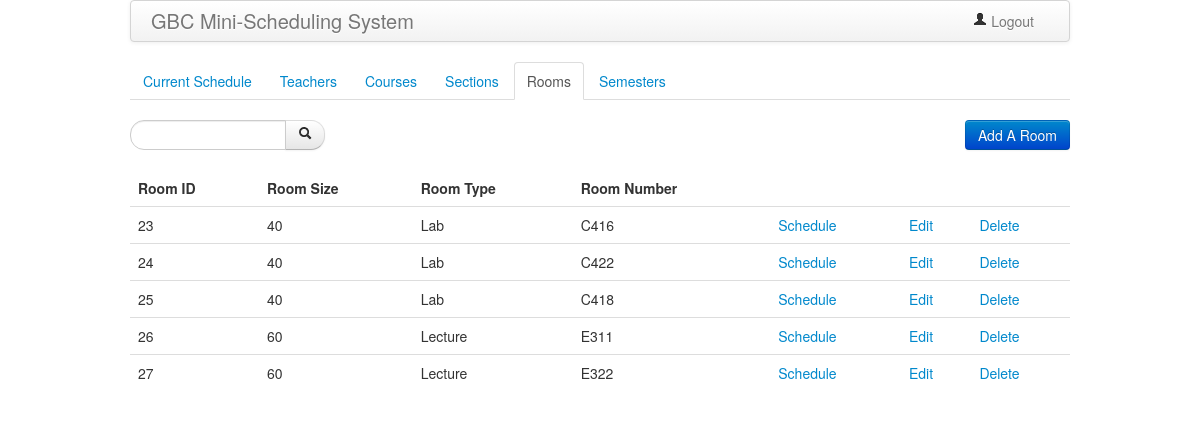
Screenshot of /rooms.php (signed in) with the database file from the repository.
### tables this page shows
CREATE TABLE `room_t` (
  `room_id` int(32) NOT NULL AUTO_INCREMENT,
  `room_size` int(11) DEFAULT NULL,
  `room_type` varchar(45) DEFAULT NULL,
  `room_number` varchar(45) DEFAULT NULL,
  PRIMARY KEY (`room_id`)
);

### partials/_dbinfo.inc.php (called while the page is built, shortened)
<?php
function select($table, $params){
    if($params==='')
        $sql="SELECT * FROM " . $table;
    else
	   $sql="SELECT * FROM " . $table . " WHERE " . $params;
    $result=mysql_query($sql);
    return $result;
}
?>

### rooms.php (the view, shortened to what this page needs)
<?php
include('partials/_dbinfo.inc.php');
?>
<!DOCTYPE html>
<html>
<head>
    <link href="css/bootstrap.min.css" rel="stylesheet" media="screen">
     </head>
<body>
<div class="container">
  <?php
  include "partials/_header.php";
  ?>
  <ul class="nav nav-tabs">
    <li >
      <a href="admin.php">Current Schedule</a>
    </li>
    <li ><a href="teachers.php">Teachers</a></li>
    <li><a href="courses.php">Courses</a></li>
     <li><a href="sections.php">Sections</a></li>
    <li class="active"><a href="rooms.php">Rooms</a></li>
     <li><a href="semesters.php">Semesters</a></li>
  </ul>
  <?php include "partials/_search_table.php";  ?>
  <a href="add.php?room"><button class="pull-right btn btn-primary">Add A Room</button></a>
  <?php
    $result = select("room_t","");
    $count=mysql_num_rows($result);
  ?>
  <table class="table table-hover">
    <thead>
      <tr>
        <th> Room ID  </th>
        <th> Room Size  </th>
        <th> Room Type  </th>
        <th> Room Number  </th>
      </tr>
    </thead>
    <tbody class="searchable">
    <?php
      $i=0;
      while ($i < $count) {
        $id=mysql_result($result,$i,"room_id");
        $size=mysql_result($result,$i,"room_size");
        $type=mysql_result($result,$i,"room_type");
        $number=mysql_result($result,$i,"room_number");
    ?>
    <tr>
    <td> <?php echo $id; ?>  </td>
    <td> <?php echo $size; ?>  </td>
    <td> <?php echo $type; ?>  </td>
    <td> <?php echo $number; ?>  </td>
    <td> <a href="admin.php?room=<?php echo $id ?>">Schedule</a></td>
    <td> <a href="#" class="details-click" data-detail-id="<?php echo $id ?>">Edit</a></td>
    <td> <a href="#" class="delete-click" data-detail-id="<?php echo $id ?>">Delete</a> </td>
    </tr>
    <?php
        $i++;
      }
    ?>
    </tbody>
  </table>
</div>
</body>
</html>

### partials/_header.php
<div class="navbar">
	<div class="navbar-inner">
    	<a class="brand" href="index.php">GBC Mini-Scheduling System</a>
        <?php
            if(isset($_SESSION['admin_user']) || isset($_SESSION['teacher'])){
                echo "<ul class='nav pull-right'>
                        <li><a href='logout.php'><i class='icon-user'></i> Logout</a></li>
                    </ul>";
            }
        ?>
    </div>
</div>

### partials/_search_table.php (shortened to what this page needs)
<form class="form-search pull-left">
  <div class="input-append">
    <input type="text" class="span2 search-query">
    <button type="submit" class="btn filter"><i class="icon-search"></i></button>
  </div>
</form>

### rows the page displays
room_t: room_id "23", room_size "40", room_type "Lab", room_number "C416"
room_t: room_id "24", room_size "40", room_type "Lab", room_number "C422"
room_t: room_id "25", room_size "40", room_type "Lab", room_number "C418"
room_t: room_id "26", room_size "60", room_type "Lecture", room_number "E311"
room_t: room_id "27", room_size "60", room_type "Lecture", room_number "E322"
